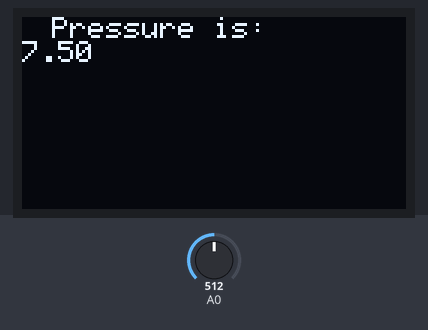
A sketch run on a simulated Arduino Uno, built with avr-gcc and run on an emulated ATmega328P. Parts: 128×64 one-colour display. The test bench sets the inputs (shaded band); at power-on: A0 = 512. The display library's start-up logo is not drawn; what the sketch prints to the serial monitor is not drawn.

Above: at 3.2 s.
3.3 s: A0 set to 716
At 4.3 s:
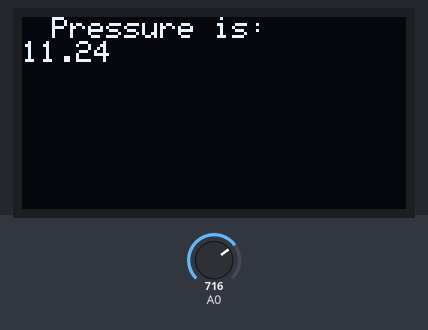
4.8 s: A0 set to 900
At 5.5 s:
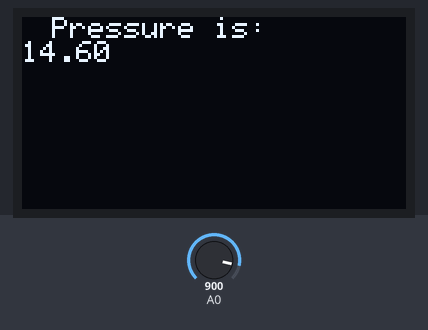
6.4 s: A0 set to 1023
At 7.9 s:
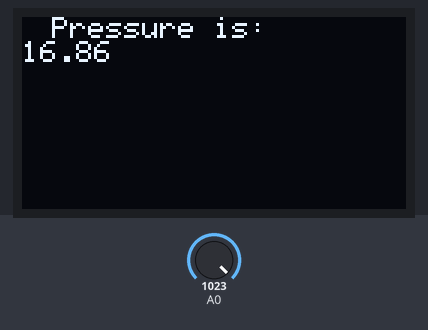
Timing chart, 0 to 9.4 s (numbered marks = the images above; inputs shaded):
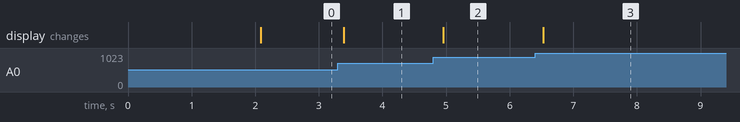

The sketch:

OLED_display_Pressure1.ino
```cpp
#include <SPI.h>
#include <Wire.h>
#include <Adafruit_SSD1306.h>
#include <splash.h>
#include <Adafruit_GFX.h>
#include <Adafruit_SPITFT.h>
#include <Adafruit_SPITFT_Macros.h>
#include <gfxfont.h>
#include <SparkFun_ADXL345.h>
#define LEDpin 13

#define SCREEN_WIDTH 128 // OLED display width, in pixels
#define SCREEN_HEIGHT 64 // OLED display height, in pixels

// Declaration for SSD1306 display connected using software SPI (default case):
#define OLED_MOSI   7
#define OLED_CLK   6
#define OLED_DC    5
#define OLED_CS    3
#define OLED_RESET 4
Adafruit_SSD1306 display(SCREEN_WIDTH, SCREEN_HEIGHT,
  OLED_MOSI, OLED_CLK, OLED_DC, OLED_RESET, OLED_CS);

int pressureSensor = 0;
float pressureSensorV = 0;
float psi = 0;

void setup()
{
  Serial.begin(9600); // Opens the communication between Arduino and computer serial port
  Serial.println("Pressure in psi measured with analog pressure sensor:"); // Print header

// SSD1306_SWITCHCAPVCC = generate display voltage from 3.3V internally
  if(!display.begin(SSD1306_SWITCHCAPVCC)) {
    Serial.println(F("SSD1306 allocation failed"));
    for(;;); // Don't proceed, loop forever
  }

  // Show initial display buffer contents on the screen --
  // the library initializes this with an Adafruit splash screen.
  display.display();
  delay(2000); // Pause for 1 seconds

  // Clear the buffer
  display.clearDisplay();

}


void loop()
{
  // Pressure Sensor
  pressureSensor = analogRead(A0);                // Read the analog pin
  pressureSensorV = pressureSensor*(5.0/1024);    // Convert the digital number to voltage
  psi = (pressureSensorV - (0.1*5.0))/(4.0/15.0); // Convert the voltage to proper units
  Serial.print(psi,2);                            // Output the value
  Serial.println();                               // New line

  display.clearDisplay();
  display.setTextSize(1); // Draw 2X-scale text
  display.setTextColor(WHITE, BLACK);
  display.setCursor(10, 0);
  display.println("Pressure is:");
 display.println(String(psi));
  display.display();      // Show initial text
  delay(100);
}
```

Measured:
- after the input at 3.3 s, the display: changes after 0.09 s (image 1)
- after the input at 4.8 s, the display: changes after 0.16 s (image 2)
- after the input at 6.4 s, the display: changes after 0.13 s (image 3)
